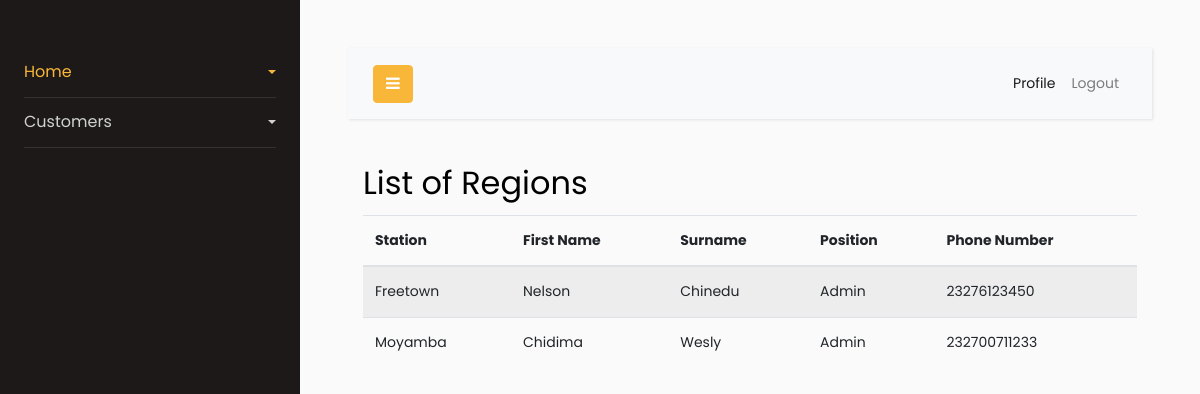
The page /Employees/employees.php (signed in) on the database its author committed.
### tables this page shows
CREATE TABLE IF NOT EXISTS `employees` (
  `id` int(11) NOT NULL AUTO_INCREMENT,
  `fname` varchar(200) NOT NULL,
  `surname` varchar(200) NOT NULL,
  `phone` varchar(200) NOT NULL,
  `workstation` varchar(200) NOT NULL,
  `position` varchar(200) NOT NULL,
  `empno` varchar(200) NOT NULL,
  `password` varchar(200) NOT NULL,
  `addedby` varchar(200) NOT NULL,
  `status` varchar(200) NOT NULL,
  `date` timestamp NOT NULL DEFAULT current_timestamp(),
  PRIMARY KEY (`id`)
);

### Employees/employees.php (the view)
<?php include "header.php" ?>
<div class="container">
  <h2>List of Regions</h2>
  <table class="table table-striped">
    <thead>
      <tr>
        <th>Station</th>
		<th>First Name</th>
		<th>Surname</th>
		<th>Position</th>
        <th>Phone Number</th>
      </tr>
    </thead>
    <tbody>
	<?php
	$stmt = $conn->query("SELECT * FROM employees where position ='Admin' and status = 'Active'");
	while($row = $stmt->fetch()){
	?>
      <tr>
        <td><?php echo $row['workstation']; ?></td>
		<td><?php echo $row['fname']; ?></td>
		<td><?php echo $row['surname']; ?></td>
		<td><?php echo $row['position']; ?></td>
		<td><?php echo $row['phone']; ?></td>
      </tr>
	<?php } ?>
    </tbody>
  </table>
</div>
<?php include "footer.php" ?>

### rows shown on the page
employees: workstation "Freetown", fname "Nelson", surname "Chinedu", position "Admin", phone "23276123450"
employees: workstation "Moyamba", fname "Chidima", surname "Wesly", position "Admin", phone "232700711233"
